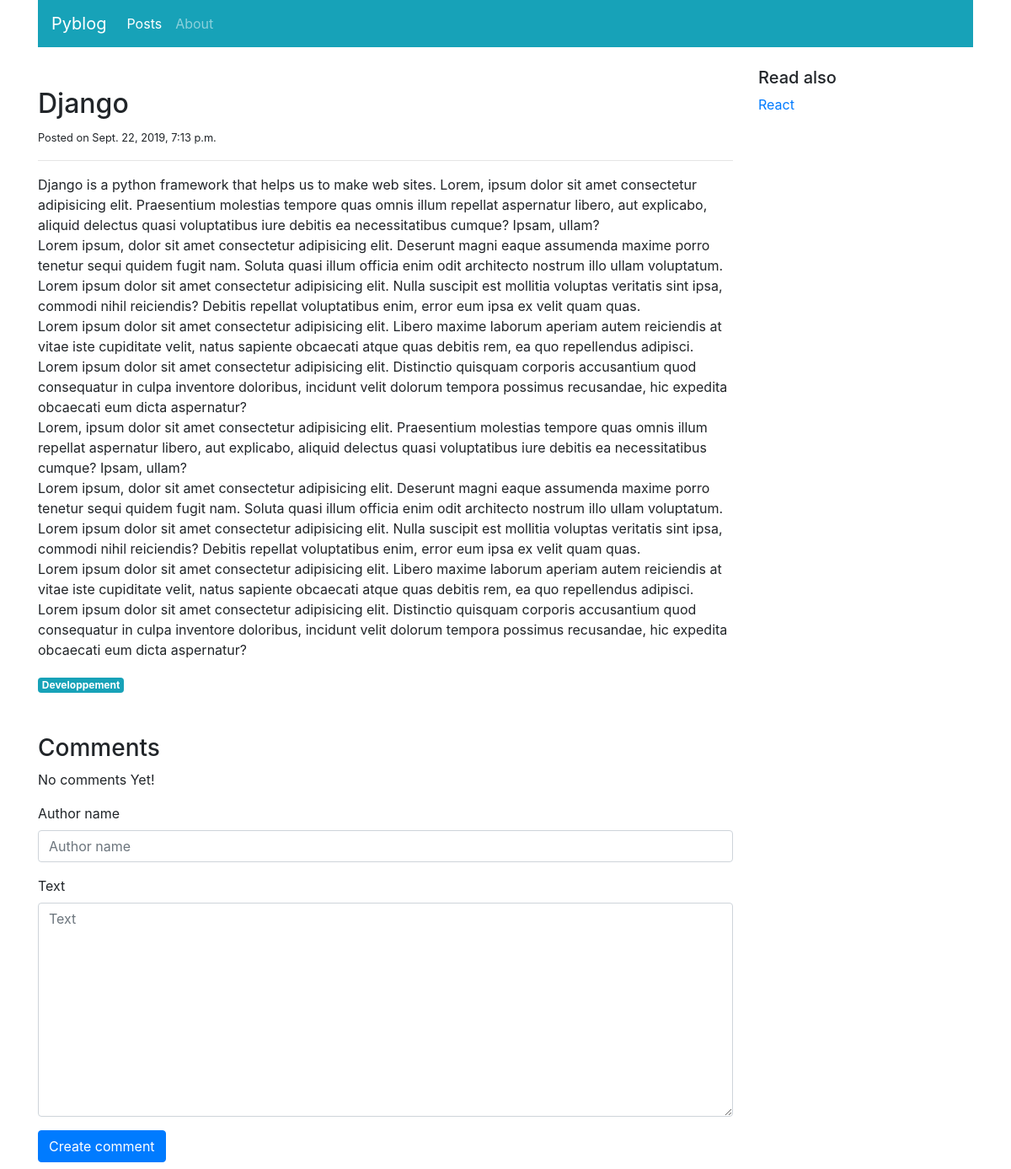
Screenshot of /blog/posts/detail/2 with the database file from the repository.
### blog/models.py (models this page shows, shortened)
class Post(models.Model):
    title = models.CharField(max_length=100)
    category = models.ForeignKey('PostCategory',
                                 null=True,
                                 blank=True,
                                 on_delete=models.DO_NOTHING)
    published = models.BooleanField(default=False)
    text = models.TextField(blank=True)
    created_at = models.DateTimeField(auto_now_add=True)

class PostCategory(models.Model):
    name = models.CharField(max_length=50)
    def slug(self):
        return slugify(self.name)

### blog/views.py (the view)
# urls.py: path('posts/detail/<int:post_id>', views.post_detail, name='post-detail'),
def post_detail(request, post_id, message=""):
    post = get_object_or_404(Post, pk=post_id)
    other_posts = Post.objects.filter(category=post.category).filter(published=True).exclude(title=post.title)
    comments = post.comments.exclude(status=Comment.STATUS_HIDDEN).order_by('created_at')
    if request.method == "POST":
        comment_form = comment_form = CreateCommentForm(request.POST)
        if comment_form.is_valid():
            comment = comment_form.save(commit=False)
            comment.post = post
            comment.save()
            return HttpResponseRedirect(reverse('post-detail-message',
                                                args=[post.pk, 'Your comment has been posted'],
                                                ) + '#comments')
    else:
        comment_form = CreateCommentForm()
    context = {
        'post': post,
        'navigation_items': navigation.navigation_items(navigation.NAV_POSTS),
        'other_posts': other_posts,
        'comments': comments,
        'comment_form': comment_form,
        'message': message
    }
    return render(request, 'blog/post_detail.html', context)

### blog/forms.py
class CreateCommentForm(forms.ModelForm):
    class Meta:
        model = Comment
        fields = ['author_name', 'text']

### blog/navigation.py (called while the page is built)
def navigation_items(selected_item):
    items = []
    for name, url in NAV_ITEMS:
        items.append({
            'name': name,
            'url': url,
            'active': True if selected_item == name else False
        })
    return items

### blog/templates/blog/post_detail.html (shortened to what this page needs)
{% extends "base.html" %}
{% load static %}
{% load bootstrap4 %}
{% block content %}
<div class="col-sm-9">
    <div class="mt-4">
        <h2> {{ post.title }} </h2>
        <small>Posted on {{ post.created_at }}</small>
        <hr/>
        <p class="text-muted">
            {{ post.text|linebreaks|safe }}
        </p>
        <a href="{% url 'list-category-posts' post.category.slug %}" class="badge badge-info">
            {{ post.category.name|capfirst }}
        </a>
    </div>
    <div class="mt-5" id="comments">
        <h3> Comments </h3>
        <ul class="list-unstyled">
            {% for comment in comments %}
            <li class="media">
                <img class="mr-3" src="{% static 'img/user-pic.png' %}">
                <div class="media-body">
                    <h5 class="mt-0 mb-1"> {{ comment.author_name }} </h5>
                    <p>
                        <small class="text-muted"> {{ comment.created_at }} </small>
                    </p>
                    <p>
                        {% if comment.status == 'moderated' %}
                            <span class="font-weight-light font-italic text-muted">
                                [[ Moderated comment : {{ comment.moderation_text }} ]]
                            </span>
                        {% else %}
                            {{ comment.text }}
                        {% endif %}
                    </p>
                </div>
                {% empty %}
                <li class="media">No comments Yet!</li>
                {% endfor %}
        </ul>
        <form method="post" action="{% url 'post-detail' post.pk%}" class="form">
            {% bootstrap_form comment_form %}
            {% buttons %}
            <button type="submit" class="btn btn-primary mb-2"> Create comment</button>
            {% endbuttons %}
        </form>
    </div>
</div>
<div class="col-sm-3">
    <h5>Read also</h5>
    <ul class="list-unstyled">
        {% for post in other_posts %}
            <li class="list-group"> <a href="{% url 'post-detail' post.pk %}">{{ post.title|truncatewords:4 }} <a/></li>
        {% endfor %}
    </ul>
</div>
{% endblock content %}

### rows the page displays
Post: title "Django", created_at "Sept. 22, 2019, 7:13 p.m.", text "Django is a python framework that helps us to make web sites. Lorem, ipsum dolor sit amet consectetur adipisicing elit. Praesentium molestias tempore quas omnis illum repellat aspernatur libero, aut explicabo, aliquid delectus quasi voluptatibus iure debitis ea necessitatibus cumque? Ipsam, ullam? Lorem ipsum, dolor sit amet consectetur adipisicing elit. Deserunt magni eaque assumenda maxime porro tenetur sequi quidem fugit nam. Soluta quasi illum officia enim odit architecto nostrum illo ullam voluptatum. Lorem ipsum dolor sit amet consectetur adipisicing elit. Nulla suscipit est mollitia voluptas veritatis sint ipsa, commodi nihil reiciendis? Debitis repellat voluptatibus enim, error eum…", category.name "Developpement"
Post: title "React"

### other values shown
{{ item.name }} "Posts" "About"
